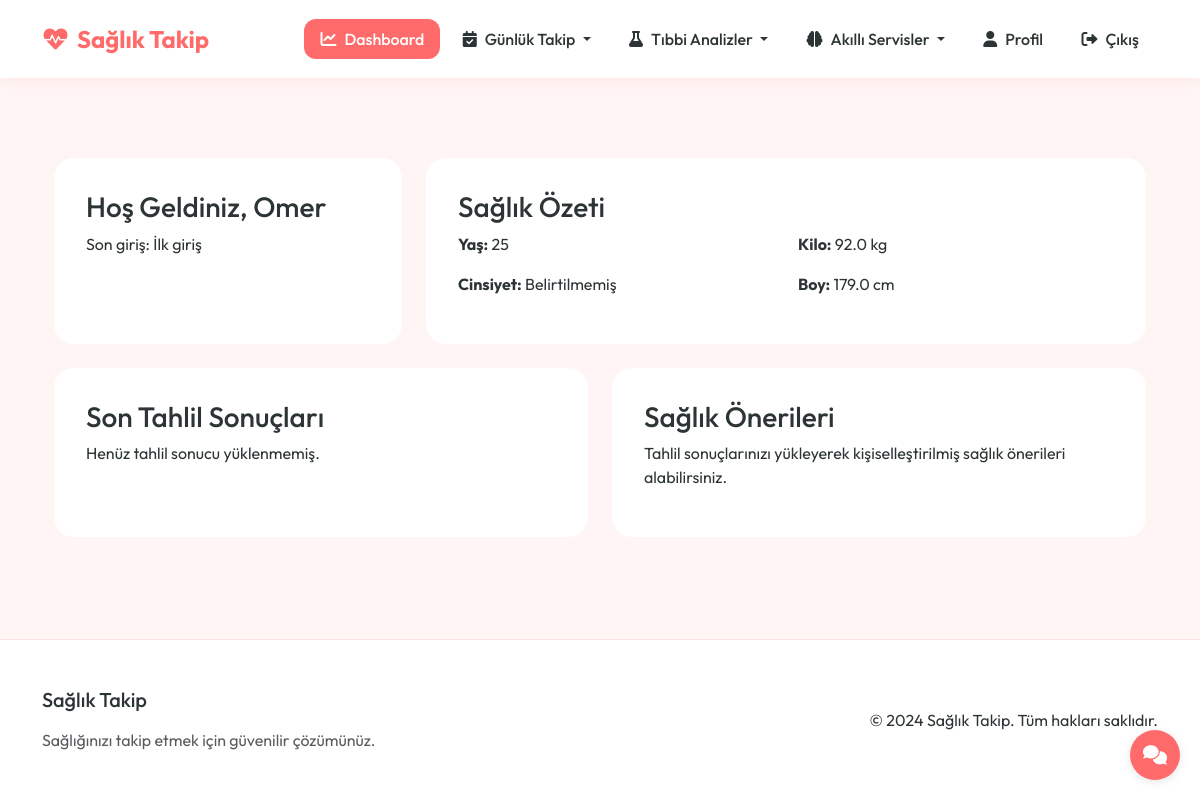
The page /dashboard (signed in) on the database its author committed.
### app.py (models this page shows, shortened)
class User(UserMixin, db.Model):
    id = db.Column(db.Integer, primary_key=True)
    email = db.Column(db.String(120), unique=True, nullable=False)
    password_hash = db.Column(db.String(128))
    name = db.Column(db.String(100))
    age = db.Column(db.Integer)
    gender = db.Column(db.String(10))
    weight = db.Column(db.Float)
    height = db.Column(db.Float)
    activity_level = db.Column(db.String(20))  # Sedentary, Lightly Active, Moderately Active, Very Active, Extra Active
    goal = db.Column(db.String(20))  # Lose Weight, Maintain, Gain Weight
    last_login = db.Column(db.DateTime, nullable=True)
    created_at = db.Column(db.DateTime, default=datetime.utcnow)
    test_results = db.relationship('TestResult', backref='user', lazy=True)
    meals = db.relationship('Meal', backref='user', lazy=True)

### app.py (the view)
@app.route('/dashboard')
@login_required
def dashboard():
    return render_template('main/dashboard.html')

### app.py (called while the page is built)
@login_manager.user_loader
def load_user(user_id):
    return User.query.get(int(user_id))

### health_app/templates/main/dashboard.html (shortened to what this page needs)
{% extends "base.html" %}
{% block content %}
<div class="container mt-5">
    <div class="row">
        <div class="col-md-4">
            <div class="dashboard-card">
                <h3>Hoş Geldiniz, {{ current_user.name }}</h3>
                <p>Son giriş: {{ current_user.last_login.strftime('%d.%m.%Y %H:%M') if current_user.last_login else 'İlk giriş' }}</p>
            </div>
        </div>
        <div class="col-md-8">
            <div class="dashboard-card">
                <h3>Sağlık Özeti</h3>
                <div class="row">
                    <div class="col-md-6">
                        <p><strong>Yaş:</strong> {{ current_user.age or 'Belirtilmemiş' }}</p>
                        <p><strong>Cinsiyet:</strong> {{ current_user.gender or 'Belirtilmemiş' }}</p>
                    </div>
                    <div class="col-md-6">
                        <p><strong>Kilo:</strong> {{ current_user.weight or 'Belirtilmemiş' }} kg</p>
                        <p><strong>Boy:</strong> {{ current_user.height or 'Belirtilmemiş' }} cm</p>
                    </div>
                </div>
            </div>
        </div>
    </div>
    <div class="row mt-4">
        <div class="col-md-6">
            <div class="dashboard-card">
                <h3>Son Tahlil Sonuçları</h3>
                {% if current_user.test_results %}
                    {% for result in current_user.test_results[-3:] %}
                        <div class="card mb-3">
                            <div class="card-body">
                                <h5 class="card-title">{{ result.date.strftime('%d.%m.%Y') }}</h5>
                                <p class="card-text">
                                    {% if result.recommendations %}
                                        {{ result.recommendations[:100] }}...
                                    {% else %}
                                        Henüz analiz edilmedi
                                    {% endif %}
                                </p>
                                <a href="{{ url_for('blood_test_detail', test_id=result.id) }}" class="btn btn-primary btn-sm">Detayları Gör</a>
                            </div>
                        </div>
                    {% endfor %}
                {% else %}
                    <p>Henüz tahlil sonucu yüklenmemiş.</p>
                {% endif %}
            </div>
        </div>
        <div class="col-md-6">
            <div class="dashboard-card">
                <h3>Sağlık Önerileri</h3>
                {% if current_user.test_results and current_user.test_results[-1].recommendations %}
                    <div class="alert alert-info">
                        {{ current_user.test_results[-1].recommendations }}
                    </div>
                {% else %}
                    <p>Tahlil sonuçlarınızı yükleyerek kişiselleştirilmiş sağlık önerileri alabilirsiniz.</p>
                {% endif %}
            </div>
        </div>
    </div>
</div>
{% endblock %}

### health_app/templates/base.html (style rules this page uses)
:root { --primary-color: #FF6B6B !important; --primary-light: #FFE3E3 !important; --primary-dark: #FF4949 !important; --secondary-color: #4ECDC4 !important; --accent-color: #FF8B8B !important; --background-color: #FFF5F5 !important; --text-color: #2D3436 !important; --card-bg: #FFFFFF !important; --border-color: #FFE3E3 !important; }
body { font-family: 'Outfit', sans-serif !important; background-color: var(--background-color) !important; color: var(--text-color) !important; min-height: 100vh; display: flex; flex-direction: column; }
.dashboard-card { background: var(--card-bg); border-radius: 20px; padding: 2rem; height: 100%; transition: all 0.3s cubic-bezier(0.4, 0, 0.2, 1); }

### rows shown on the page
User: name "Omer", last_login "İlk giriş", age "25", gender "Belirtilmemiş", weight "92.0", height "179.0"
